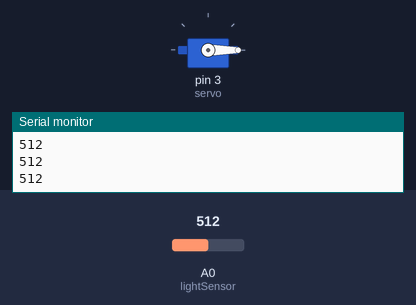
A sketch run on a simulated Arduino Uno, built with avr-gcc and run on an emulated ATmega328P. On the bench: servo, the last lines printed to the serial monitor. The inputs (shaded band) are chosen by the test bench; at power-on: A0 (lightSensor) = 512.

Above: at 1.2 s.
1.3 s: A0 (lightSensor) set to 87
3.0 s: A0 (lightSensor) set to 74
At 4.3 s:
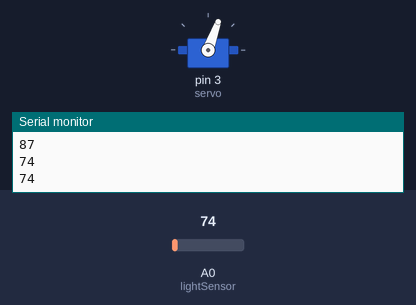
5.0 s: A0 (lightSensor) set to 90
At 5.5 s:
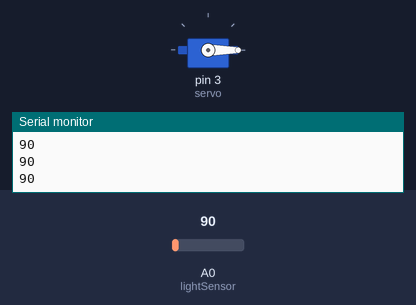
6.6 s: A0 (lightSensor) set to 70
At 8.3 s:
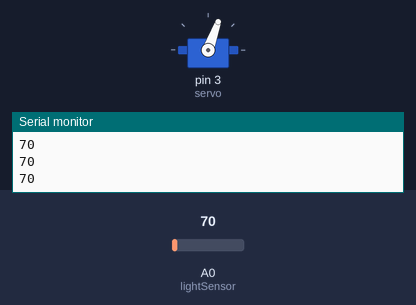
Timing chart, 0 to 9.6 s (numbered marks = the images above; inputs shaded):
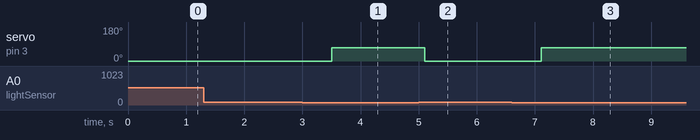

The sketch:

dinosaur_bot.ino
```cpp
#include <Servo.h>

int lightSensor = A0;
int lightValue;
int servo = 3;

Servo servoMotor;

void setup() {
  servoMotor.attach(servo);
  Serial.begin(9600);
  pinMode(lightSensor,INPUT);


}

void loop() {

  lightValue = analogRead(lightSensor);
  Serial.println(lightValue);

  if(lightValue<=80){
    delay(500);
    servoMotor.write(70);
    delay(200);


  }
  else{
    servoMotor.write(0);
  }

}
```

Measured:
- the behaviour switches between 81 and 80 on A0 (lightSensor) (found by bisection; images 0 and 1)
- after the input at 3.0 s, servo on pin 3 (servo): 0° → 70° after 0.51 s
- after the input at 5.0 s, servo on pin 3 (servo): 70° → 0° after 0.11 s
- after the input at 6.6 s, servo on pin 3 (servo): 0° → 70° after 0.51 s
